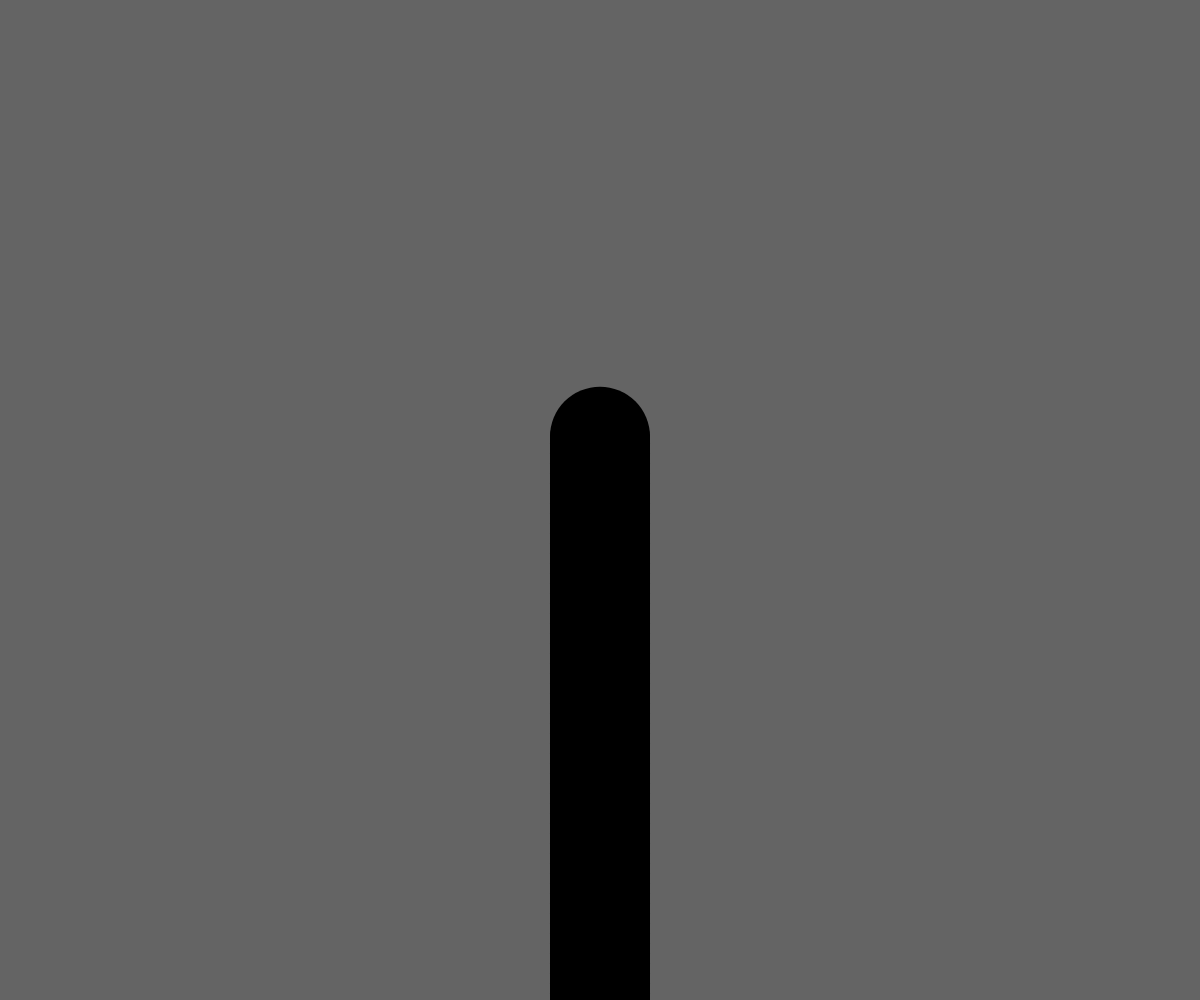
Frame 1 (no input)
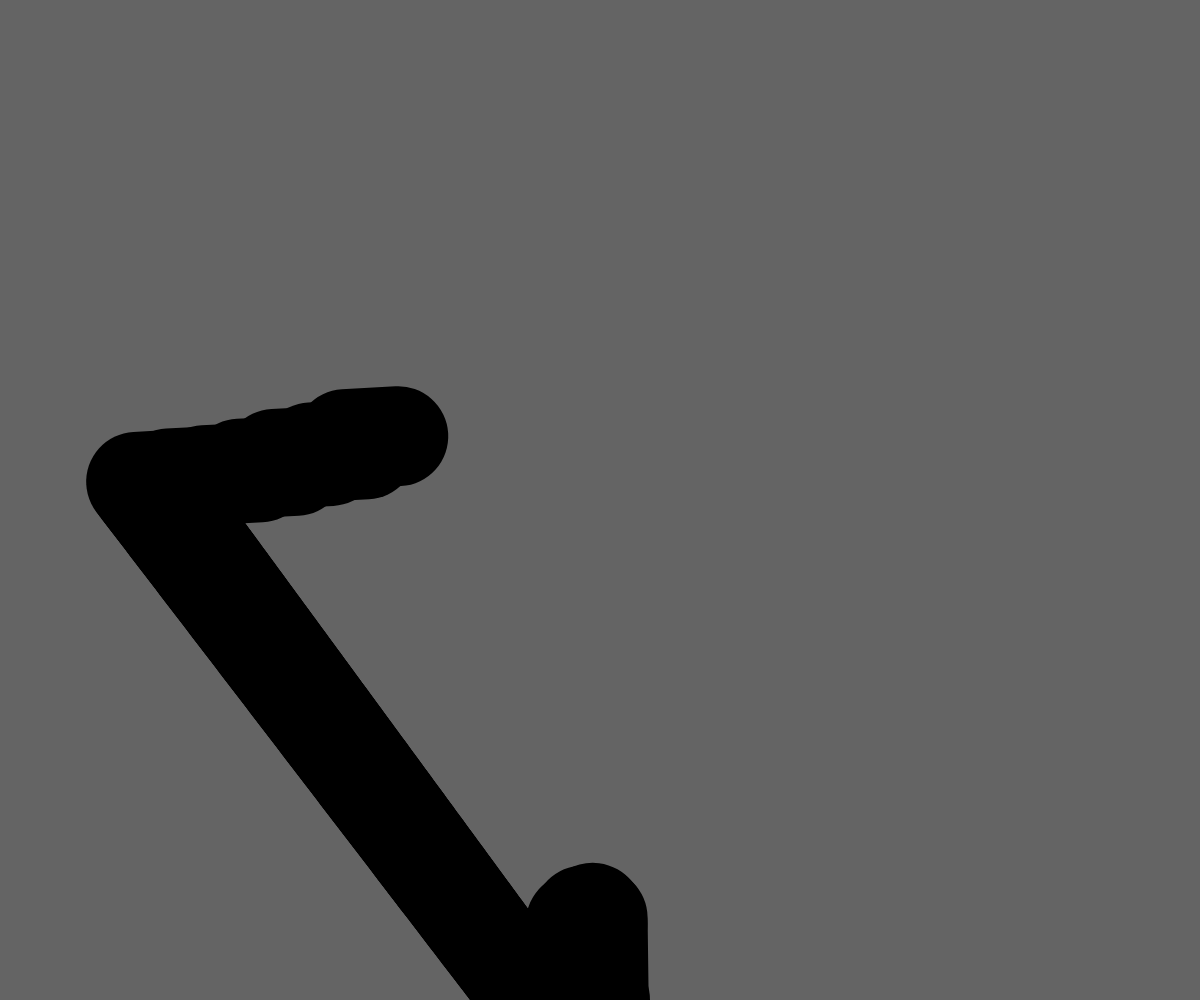
Frame 60 (no input)
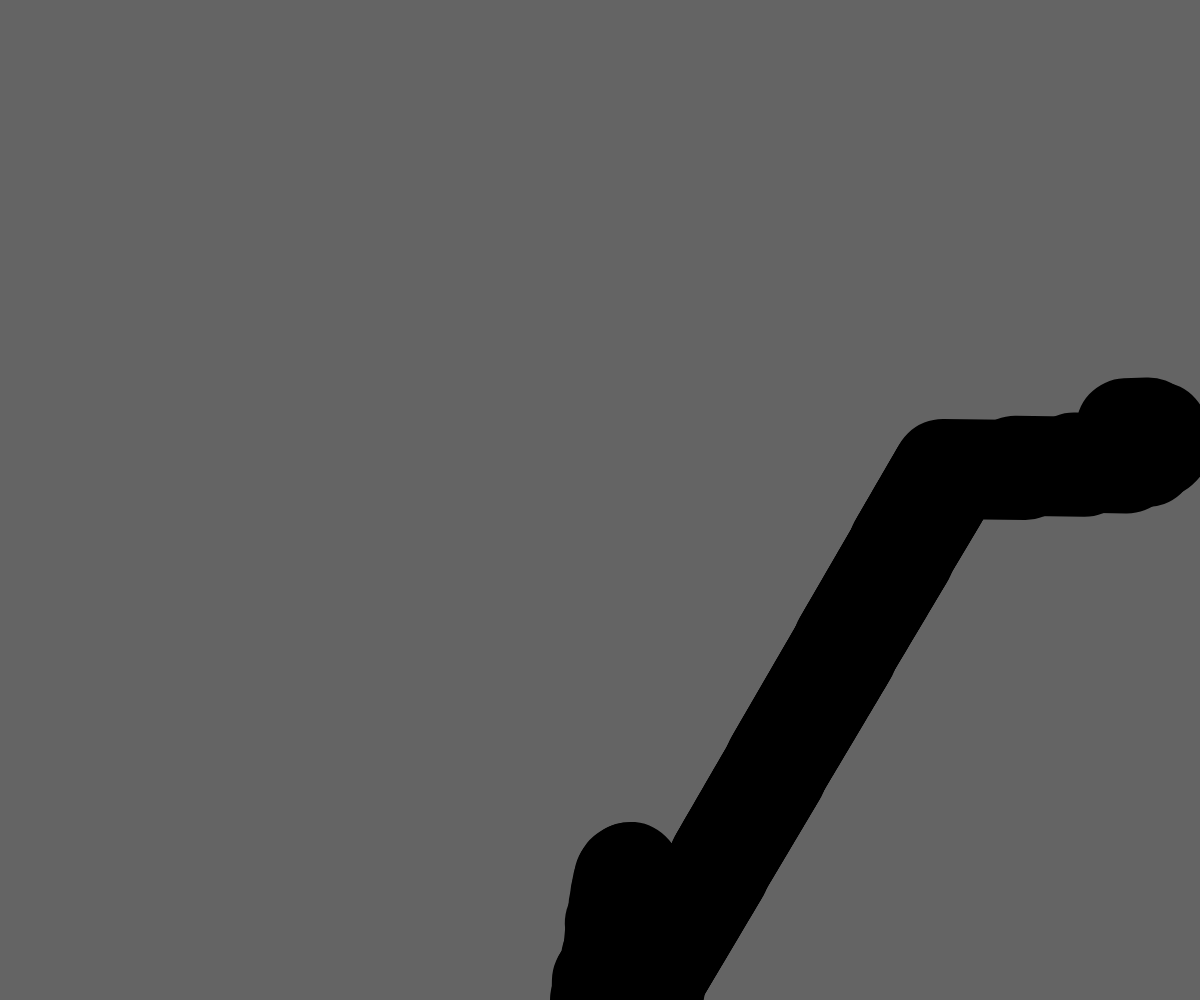
Frame 120 (the mouse pressed at the canvas centre since frame 60)

The p5.js sketch that drew these frames (run headless with seeded random() and noise() and a simulated clock; from frame 60 on, the mouse is pressed at the canvas centre):

// p5.js sketch
// ── sketch.js
var allSegments = [];
var maxRange = 0;
var maxRangeNumber = 200;
var spacing = 0;
var screenMiddleX = 0;
var angle = 0;
var acceleration = 0;

function segment()
{
    this.setup = function(rangeNumber)
    {
        this.rangeNumber = rangeNumber;
        this.space = spacing;
        this.xPrevious = screenMiddleX;
        this.yPrevious = windowHeight;
        this.x = screenMiddleX;
        this.y = (windowHeight + 100) - this.rangeNumber * this.space;
        this.xSpeed = 0;
        this.ySpeed = 0;
        this.acceleration = acceleration;
        
        
    }
    this.update = function(Xmouse, Ymouse)
    {
        if (this.rangeNumber != 0)
        {

            angle = Math.atan2(windowHeight - Ymouse, screenMiddleX - Xmouse);
            this.xTarget = screenMiddleX - (this.space * this.rangeNumber * Math.cos(angle));
            this.yTarget = windowHeight - (this.space * this.rangeNumber * Math.sin(angle));
            this.xTargetDiff = Math.abs(this.xTarget - this.x);
            this.yTargetDiff = Math.abs(this.yTarget - this.y);

            this.x += this.xSpeed;
            if (this.x < this.xTarget)//if it is to the left of the target
            {
                this.xSpeed += this.xTargetDiff * Math.abs(Math.cos(angle)) / 100;
            }
            else if (this.x > this.xTarget)//if it is to the right of its target
            {
                this.xSpeed -= this.xTargetDiff * Math.abs(Math.cos(angle)) / 100;
            }
            this.y += this.ySpeed;
            if (this.y < this.yTarget)//if below target
            {
                this.ySpeed += this.yTargetDiff / 100;
            }
            else if (this.y > this.ySpeed)//if above target
            {
                this.ySpeed -= this.yTargetDiff / 100;
            }
            if ((this.x <= 0 && this.xSpeed < 0) | (this.x >= windowWidth && this.xSpeed > 0))
            {
                this.xSpeed *= -1
            }
            if ((this.y <= 0 && this.ySpeed < 0) | (this.y >= windowHeight && this.ySpeed > 0))
            {
                this.ySpeed *= -1
            }
            //speed decay
            this.xSpeed *= .99;
            this.ySpeed *= .99;
        }
        strokeWeight(100)
        line(this.xPrevious, this.yPrevious, this.x, this.y)
    }
}

function setup()
{
    createCanvas(windowWidth, windowHeight);
    screenMiddleX = windowWidth / 2;
    maxRange = windowHeight * 2 / 3;
    spacing = maxRange / maxRangeNumber;
    acceleration = spacing / 5;
    for (i = 0; i < maxRangeNumber; i++)
    {
        var newSegment = new segment;
        newSegment.setup(i);
        allSegments.push(newSegment)
    }
}

function draw()
{
    background(100)
    for (i=0; i < allSegments.length; i++)
    {
        allSegments[i].update(mouseX, mouseY);
        if (i > 0)
        {
            allSegments[i].xPrevious = allSegments[i - 1].x;
            allSegments[i].yPrevious = allSegments[i - 1].y;
        }
    }
}
